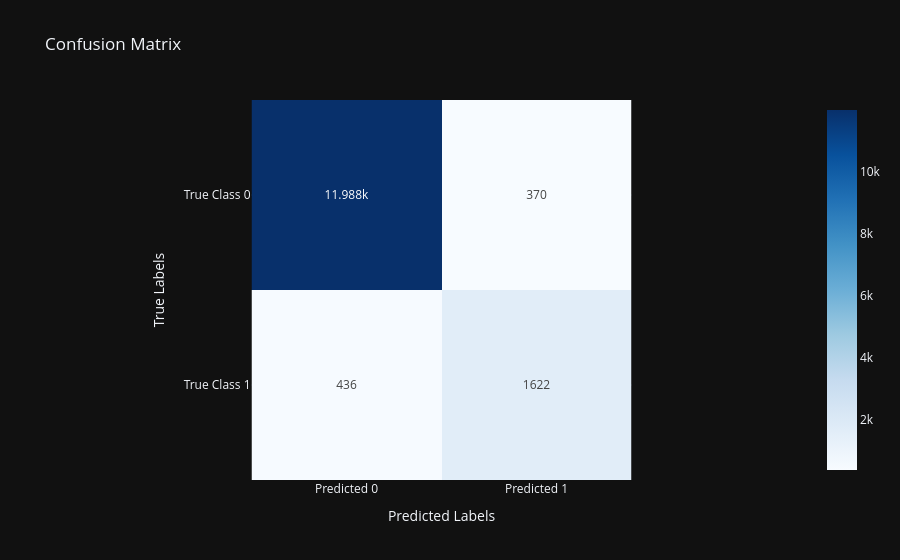

The notebook cell saved with this chart:
### Code cell
xgb_visualizer.plot_confusion_matrix()

### Figure 1 — Plotly figure (JSON) as saved in the notebook; plotly's stock layout.template omitted (floating-point values rounded to 4 significant figures)
{"data": [{"coloraxis": "coloraxis", "name": "0", "texttemplate": "%{z}", "x": ["Predicted 0", "Predicted 1"], "y": ["True Class 0", "True Class 1"], "z": [[11988, 370], [436, 1622]], "type": "heatmap", "xaxis": "x", "yaxis": "y", "hovertemplate": "x: %{x}<br>y: %{y}<br>color: %{z}<extra></extra>"}], "layout": {"xaxis": {"anchor": "y", "domain": [0.0, 1.0], "scaleanchor": "y", "constrain": "domain", "title": {"text": "Predicted Labels"}}, "yaxis": {"anchor": "x", "domain": [0.0, 1.0], "autorange": "reversed", "constrain": "domain", "title": {"text": "True Labels"}}, "coloraxis": {"colorscale": [[0.0, "rgb(247,251,255)"], [0.125, "rgb(222,235,247)"], [0.25, "rgb(198,219,239)"], [0.375, "rgb(158,202,225)"], [0.5, "rgb(107,174,214)"], [0.625, "rgb(66,146,198)"], [0.75, "rgb(33,113,181)"], [0.875, "rgb(8,81,156)"], [1.0, "rgb(8,48,107)"]]}, "title": {"text": "Confusion Matrix"}, "showlegend": false}}
